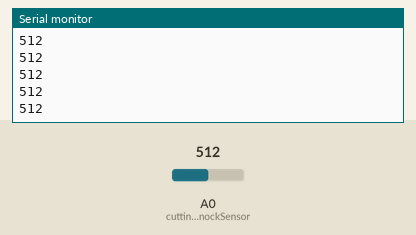
This sketch was run on a simulated Arduino Uno, built with avr-gcc and run on an emulated ATmega328P. Shown: the last lines printed to the serial monitor. The test bench sets the inputs (shaded band); at power-on: A0 (cuttingKnockSensor) = 512.

Above: at 1.2 s.
1.3 s: A0 (cuttingKnockSensor) set to 716
At 2.1 s:
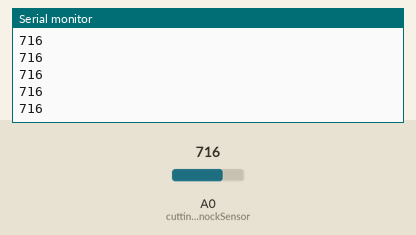
2.8 s: A0 (cuttingKnockSensor) set to 900
At 3.3 s:
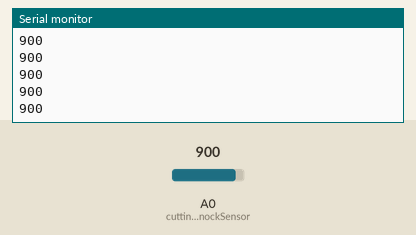
Timing chart, 0 to 5.8 s (numbered marks = the images above; inputs shaded):
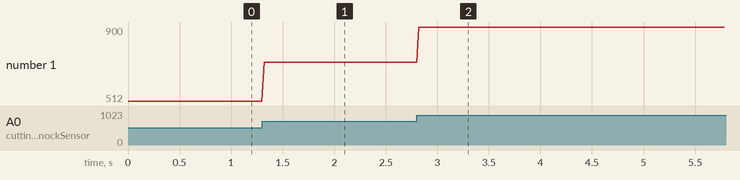

The sketch:

chop_arduino.ino
```cpp
const int cuttingKnockSensor = A0;

int knockReading = 0;
void setup() {
  Serial.begin(9600);       // use the serial port
}

void loop() {
  knockReading = analogRead(cuttingKnockSensor);

  Serial.println(knockReading);
  delay(20);
}
```

Measured:
- after the input at 1.3 s, the serial monitor: prints a new line at once (image 1)
- after the input at 2.8 s, the serial monitor: prints a new line at once (image 2)
- plotted number 1: 512 → 716 after the input at 1.3 s, 716 → 900 after the input at 2.8 s
